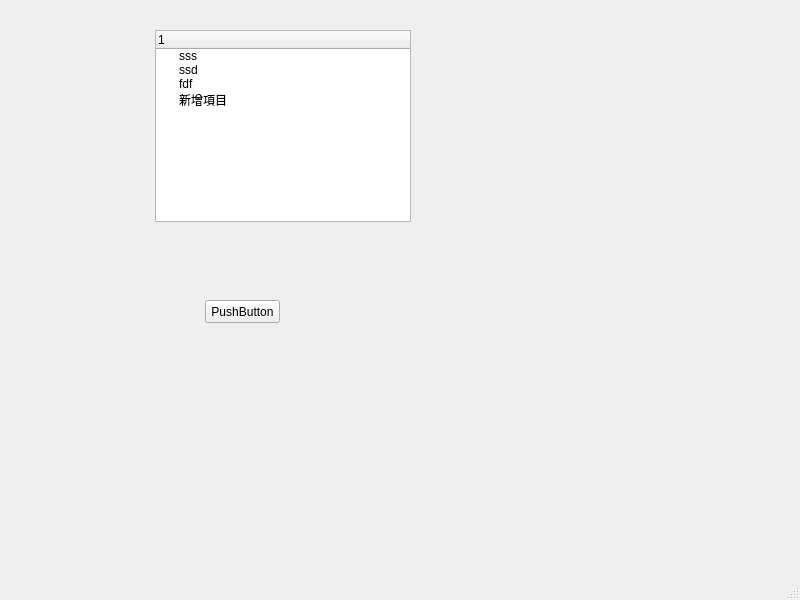
<?xml version="1.0" encoding="UTF-8"?>
<ui version="4.0">
 <class>MainWindow</class>
 <widget class="QMainWindow" name="MainWindow">
  <property name="geometry">
   <rect>
    <x>0</x>
    <y>0</y>
    <width>800</width>
    <height>600</height>
   </rect>
  </property>
  <property name="windowTitle">
   <string>MainWindow</string>
  </property>
  <widget class="QWidget" name="centralwidget">
   <widget class="QTreeWidget" name="treeWidget">
    <property name="geometry">
     <rect>
      <x>155</x>
      <y>30</y>
      <width>256</width>
      <height>192</height>
     </rect>
    </property>
    <column>
     <property name="text">
      <string>1</string>
     </property>
    </column>
    <item>
     <property name="text">
      <string>sss</string>
     </property>
    </item>
    <item>
     <property name="text">
      <string>ssd</string>
     </property>
    </item>
    <item>
     <property name="text">
      <string>fdf</string>
     </property>
    </item>
    <item>
     <property name="text">
      <string>新增項目</string>
     </property>
    </item>
   </widget>
   <widget class="QPushButton" name="pushButton">
    <property name="geometry">
     <rect>
      <x>205</x>
      <y>300</y>
      <width>75</width>
      <height>23</height>
     </rect>
    </property>
    <property name="text">
     <string>PushButton</string>
    </property>
   </widget>
  </widget>
  <widget class="QMenuBar" name="menubar">
   <property name="geometry">
    <rect>
     <x>0</x>
     <y>0</y>
     <width>800</width>
     <height>21</height>
    </rect>
   </property>
  </widget>
  <widget class="QStatusBar" name="statusbar"/>
 </widget>
 <resources/>
 <connections/>
</ui>
